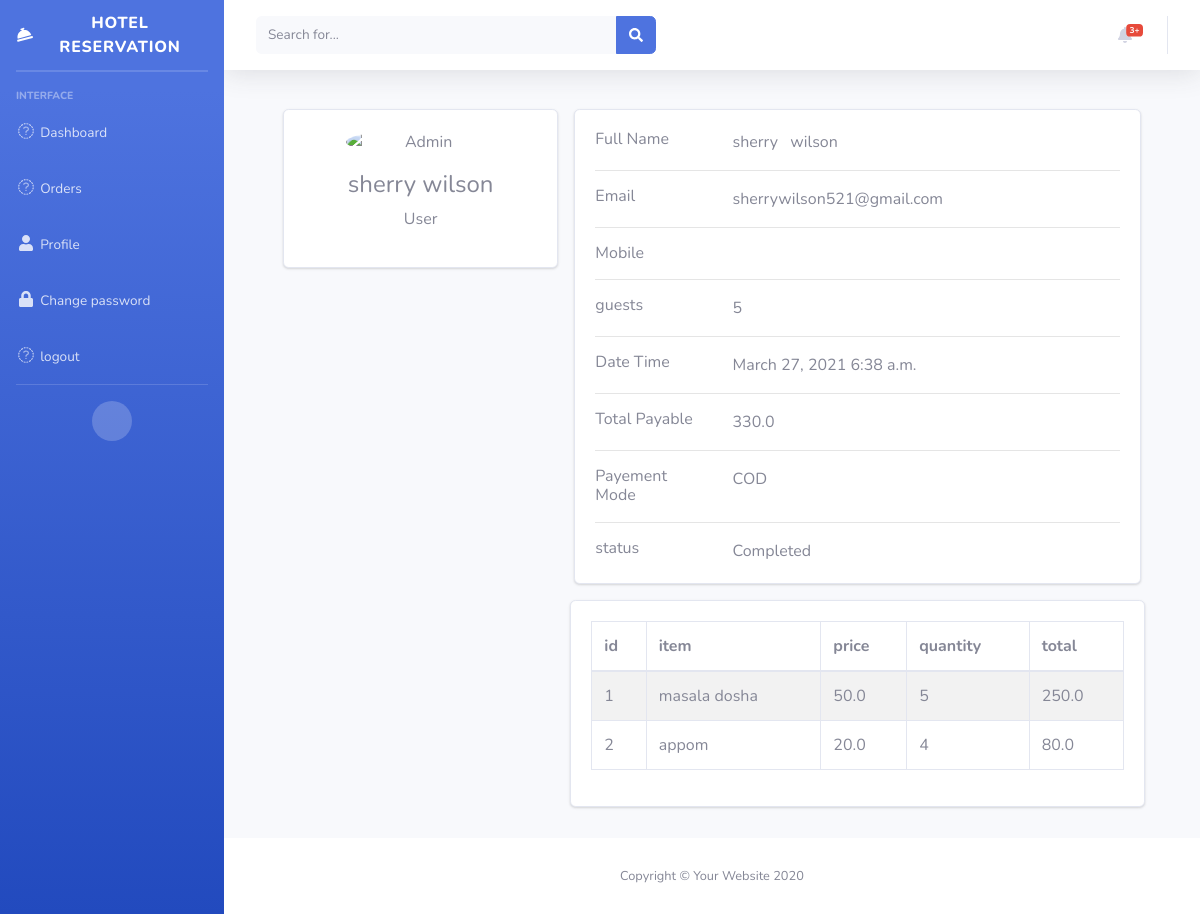
The page /orders/ef37317587524018ac12487b89538ff1/ on the database as committed earlier.
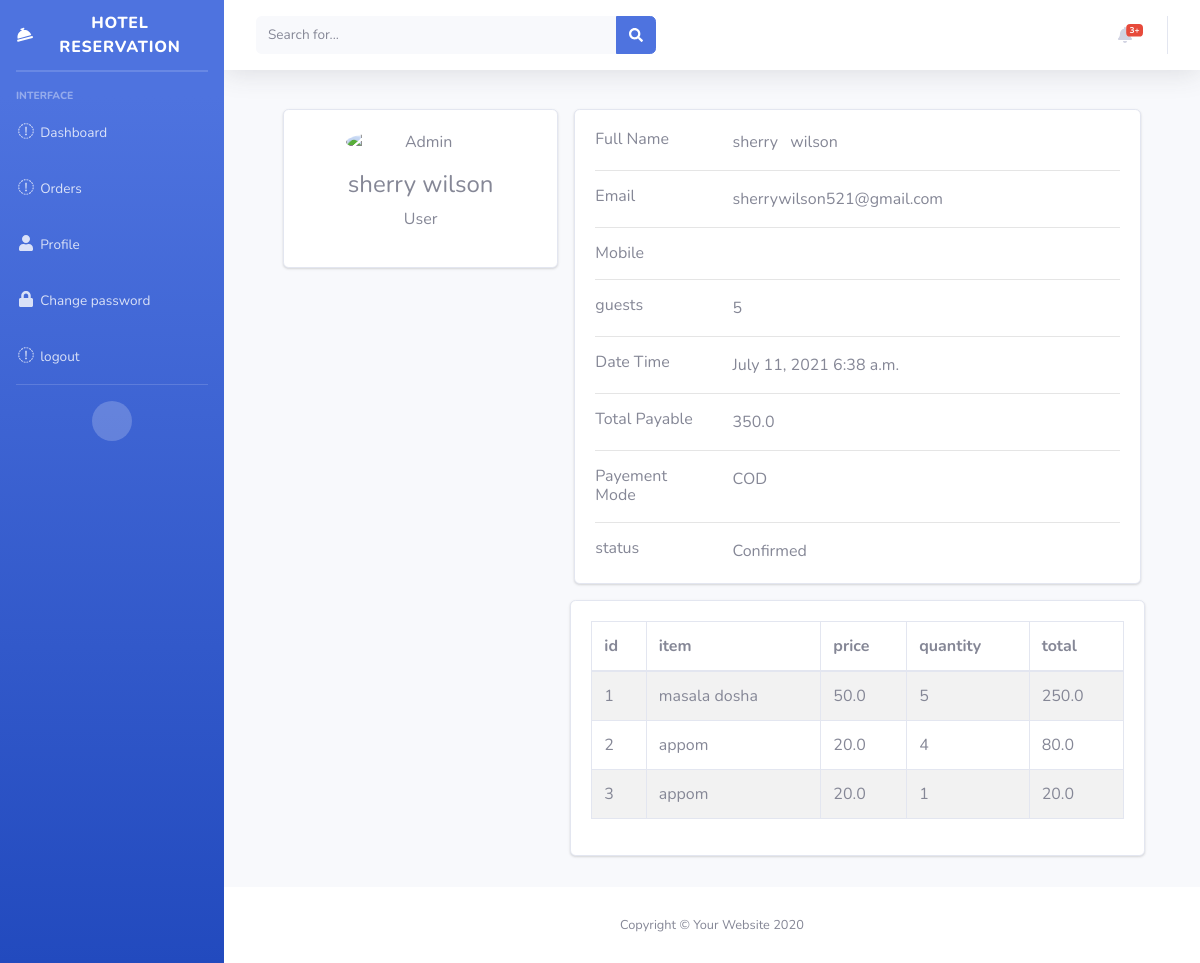
The same page on the database as committed later.
### customer/models.py (models this page shows, shortened)
class Booking(models.Model):
    ORDER_STATUS = (('Pending', 'Pending'), ('Confirmed', 'Confirmed'),
                    ('Completed', 'Completed'), ('Cancelled', 'Cancelled'))
    id = models.UUIDField(primary_key=True, default=uuid.uuid4, editable=False)
    restaurant = models.ForeignKey(Restaurant, on_delete=models.DO_NOTHING)
    user = models.ForeignKey(User, on_delete=models.DO_NOTHING)
    order_status = models.CharField(
        max_length=10, choices=ORDER_STATUS, default='Pending')
    guest = models.IntegerField(validators=[MinValueValidator(1), ])
    date = models.DateField()
    time = models.TimeField()
    paymentmethod = models.CharField(max_length=100, null=True, blank=True)
    created_at = models.DateTimeField(auto_now=True, blank=True, null=True)
    def total_amount(self):
        _y = []
        _x = self.order_items.all()
        _y = [i.food.price*i.quantity for i in _x]
        return sum(_y)

class BookingItem(models.Model):
    order = models.ForeignKey(
        Booking, on_delete=models.CASCADE, related_name='order_items')
    food = models.ForeignKey(Item, on_delete=models.DO_NOTHING)
    quantity = models.IntegerField()
    def total(self):
        return self.food.price*self.quantity

### restaurant/models.py (models this page shows, shortened)
class Item(models.Model):
    name = models.CharField(max_length=50)
    price = models.FloatField()
    category = models.ForeignKey(
        Category, on_delete=models.CASCADE, related_name='items', blank=True, null=True)
    created_by = models.ForeignKey(User, on_delete=models.CASCADE)

### customer/views.py (the view)
# urls.py: path('orders/<pk>/', views.OrderDetailView.as_view(), name="order-detail"),
class OrderDetailView(DetailView):
    model = Booking
    template_name = "booking/detail.html"
    def get_object(self):
        _pk = self.kwargs.get('pk')
        print(_pk)
        return get_object_or_404(Booking, id=_pk)
    def get_context_data(self, **kwargs):
        context = super().get_context_data(**kwargs)
        pk = self.kwargs.get('pk')
        print(pk)
        return context

### customer/templates/booking/detail.html (shortened to what the changed rows need)
{% extends 'booking/basedetail.html' %} {% block body %}
<div class="container">
  <div class="main-body">
    <div class="row gutters-sm">
      <div class="col-md-4 mb-3">
        <div class="card">
          <div class="card-body">
            <div class="d-flex flex-column align-items-center text-center">
              <div class="mt-3">
                <h4>{{object.user.first_name}}&nbsp;{{object.user.last_name}}</h4>
                <p class="text-muted font-size-sm">
                  User
                </p>
              </div>
            </div>
          </div>
        </div>
      </div>
      <div class="col-md-8">
        <div class="card mb-3">
          <div class="card-body">
            <div class="row">
              <div class="col-sm-3">
                <h6 class="mb-0">Full Name</h6>
              </div>
              <div class="col-sm-9 text-secondary">{{object.user.first_name}} &nbsp; {{object.user.last_name}}</div>
            </div>
            <div class="row">
              <div class="col-sm-3">
                <h6 class="mb-0">Email</h6>
              </div>
              <div class="col-sm-9 text-secondary">{{object.user.email}}</div>
            </div>
            <div class="row">
              <div class="col-sm-3">
                <h6 class="mb-0">guests</h6>
              </div>
              <div class="col-sm-9 text-secondary">
                {{object.guest}}
              </div>
            </div>
            <div class="row">
              <div class="col-sm-3">
                <h6 class="mb-0">Date Time</h6>
              </div>
              <div class="col-sm-9 text-secondary">
                {{object.date}}&nbsp;{{object.time}}
              </div>
            </div>
            <div class="row">
              <div class="col-sm-3">
                <h6 class="mb-0">Total Payable</h6>
              </div>
              <div class="col-sm-9 text-secondary">{{object.total_amount}}</div>
            </div>
            <div class="row">
              <div class="col-sm-3">
                <h6 class="mb-0">Payement Mode</h6>
              </div>
              <div class="col-sm-9 text-secondary">{{object.paymentmethod}}</div>
            </div>
            <div class="row">
              <div class="col-sm-3">
                <h6 class="mb-0">status</h6>
              </div>
              <div class="col-sm-9 text-secondary">
                {{object.order_status}}
              </div>
            </div>
          </div>
        </div>
        <div class="row gutters-sm">
          <div class="col-sm-12 mb-3">
            <div class="card h-100">
              <div class="card-body">
                <div class="table-responsive">
                  <table class="table table-bordered table-striped table-hover">
                    <thead>
                      <tr>
                        <th>id</th>
                        <th>item</th>
                        <th>price</th>
                        <th>quantity</th>
                        <th>total</th>
                      </tr>
                    </thead>
                    <tbody>
                      {% for i in object.order_items.all %}
                      <tr>
                        <td>{{forloop.counter}}</td>
                        <td>{{i.food.name}}</td>
                        <td>{{i.food.price}}</td>
                        <td>{{i.quantity}}</td>
                        <td>{{i.total}}</td>
                      </tr>
                      {% endfor %}
                    </tbody>
                  </table>
                </div>
              </div>
            </div>
          </div>
        </div>
      </div>
    </div>
  </div>
</div>
{% endblock body %}

Rows that differ between the two databases and show on the page:
changed Booking "COD": date "March 27, 2021" → "July 11, 2021"; total_amount "330.0" → "350.0"; order_status "Completed" → "Confirmed"
now on this page (row edited): BookingItem: food.name "appom", food.price "20.0", quantity "1", total "20.0"
